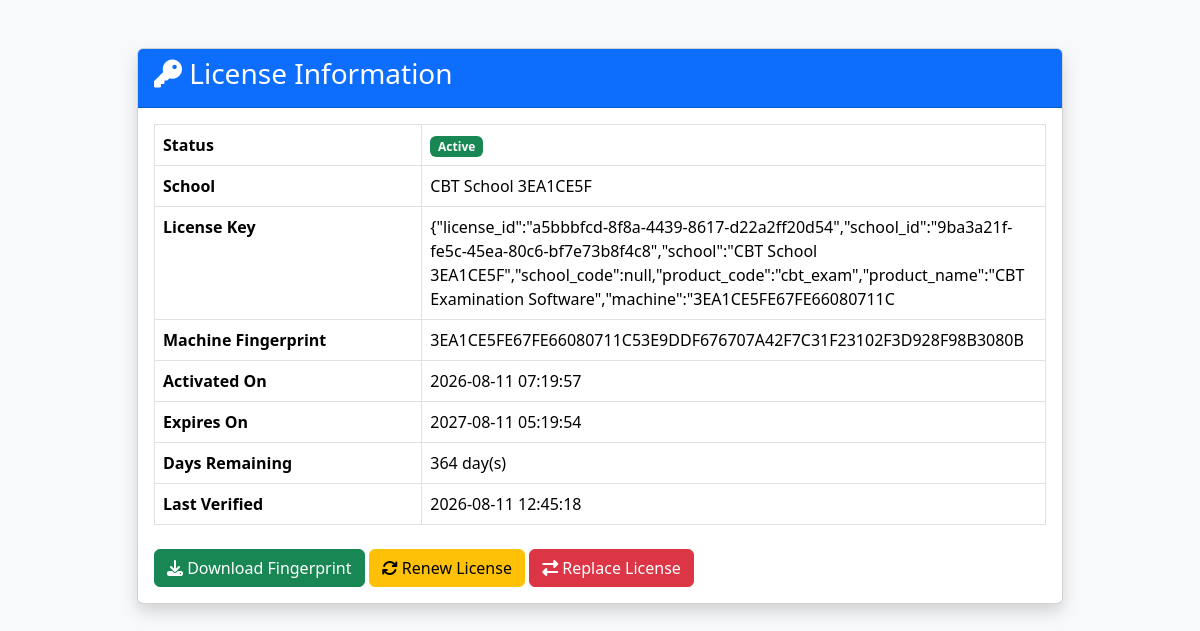
Page /license/index.php on the committed database.
### tables this page shows
CREATE TABLE `licenses` (
  `id` int(11) NOT NULL AUTO_INCREMENT,
  `license_key` varchar(255) NOT NULL,
  `school_name` varchar(255) DEFAULT NULL,
  `machine_fingerprint` varchar(255) DEFAULT NULL,
  `installation_id` varchar(255) DEFAULT NULL,
  `installation_signature` varchar(255) DEFAULT NULL,
  `license_signature` varchar(1024) DEFAULT NULL,
  `license_type` varchar(100) DEFAULT NULL,
  `activation_date` datetime DEFAULT NULL,
  `expiry_date` datetime DEFAULT NULL,
  `status` enum('inactive','active','expired','revoked') DEFAULT 'inactive',
  `last_verified` datetime DEFAULT NULL,
  `last_system_time` datetime DEFAULT NULL,
  `created_at` datetime DEFAULT current_timestamp(),
  PRIMARY KEY (`id`),
  UNIQUE KEY `license_key` (`license_key`)
);

### license/helpers.php (called while the page is built, shortened)
<?php
function getLicense()
{
    static $license = null;
    if ($license !== null) {
        return $license;
    }
    $db = Database::getInstance()->getConnection();
    $result = $db->query(
        "SELECT * FROM licenses LIMIT 1"
    );
    $license = $result->fetch_assoc();
    return $license;
}
function daysRemaining()
{
    $license = getLicense();
    $today = new DateTime();
    $expiry = new DateTime($license["expiry_date"]);
    $days = (int)$today->diff($expiry)->format("%r%a");
    return max(0, $days);
}
?>

### license/index.php (the view, shortened to what this page needs)
<?php
require_once "helpers.php";
$license = getLicense();
$daysRemaining = daysRemaining();
?>
<!DOCTYPE html>
<html>
<head>
    <link href="../css/bootstrap.min.css" rel="stylesheet">
    <link rel="stylesheet" href="../css/all.css">
</head>
<body class="bg-light">
<div class="container py-5">
    <div class="row">
        <div class="col-lg-10 mx-auto">
            <div class="card shadow">
                <div class="card-header bg-primary text-white">
                    <h3>
                        <i class="fas fa-key"></i>
                        License Information
                    </h3>
                </div>
                <div class="card-body">
                    <?php
                    $badge = "secondary";
                    switch ($license['status']) {
                        case "active":
                            $badge = "success";
                            break;
                    }
                    ?>
                    <table class="table table-bordered">
                        <tr>
                            <th width="30%">Status</th>
                            <td>
                                <span class="badge bg-<?= $badge ?>">
                                    <?= ucfirst($license['status']) ?>
                                </span>
                            </td>
                        </tr>
                        <tr>
                            <th>School</th>
                            <td>
                                <?= htmlspecialchars($license['school_name']) ?>
                            </td>
                        </tr>
                        <tr>
                            <th>License Key</th>
                            <td>
                                <?= htmlspecialchars($license['license_key']) ?>
                            </td>
                        </tr>
                        <tr>
                            <th>Machine Fingerprint</th>
                            <td style="word-break:break-all">
                                <?= htmlspecialchars($license['machine_fingerprint']) ?>
                            </td>
                        </tr>
                        <tr>
                            <th>Activated On</th>
                            <td>
                                <?= htmlspecialchars($license['activation_date']) ?>
                            </td>
                        </tr>
                        <tr>
                            <th>Expires On</th>
                            <td>
                                <?= htmlspecialchars($license['expiry_date']) ?>
                            </td>
                        </tr>
                        <tr>
                            <th>Days Remaining</th>
                            <td>
                                <?php
                                if ($daysRemaining < 0) {
                                    echo "<span class='text-danger'>Expired</span>";
                                } else {
                                    echo $daysRemaining . " day(s)";
                                }
                                ?>
                            </td>
                        </tr>
                        <tr>
                            <th>Last Verified</th>
                            <td>
                                <?= htmlspecialchars($license['last_verified']) ?>
                            </td>
                        </tr>
                    </table>
                    <div class="mt-4">
                        <a href="download.php"
                           class="btn btn-success">
                            <i class="fas fa-download"></i>
                            Download Fingerprint
                        </a>
                        <a href="renew.php"
                           class="btn btn-warning">
                            <i class="fas fa-sync"></i>
                            Renew License
                        </a>
                        <a href="replace.php"
                           class="btn btn-danger">
                            <i class="fas fa-exchange-alt"></i>
                            Replace License
                        </a>
                    </div>
                </div>
            </div>
        </div>
    </div>
</div>
</body>
</html>

### rows in the picture
licenses: status "Active", school_name "CBT School 3EA1CE5F", license_key "{\"license_id\":\"a5bbbfcd-8f8a-4439-8617-d22a2ff20d54\",\"school_id\":\"9ba3a21f-fe5c-45ea-80c6-bf7e73b8f4c8\",\"school\":\"CBT School 3EA1CE5F\",\"school_code\":null,\"product_code\":\"cbt_exam\",\"product_name\":\"CBT Examination Software\",\"machine\":\"3EA1CE5FE67FE66080711C", machine_fingerprint "3EA1CE5FE67FE66080711C53E9DDF676707A42F7C31F23102F3D928F98B3080B", activation_date "2026-08-11 07:19:57", expiry_date "2027-08-11 05:19:54", expiry_date "364", last_verified "2026-08-11 12:45:18"
